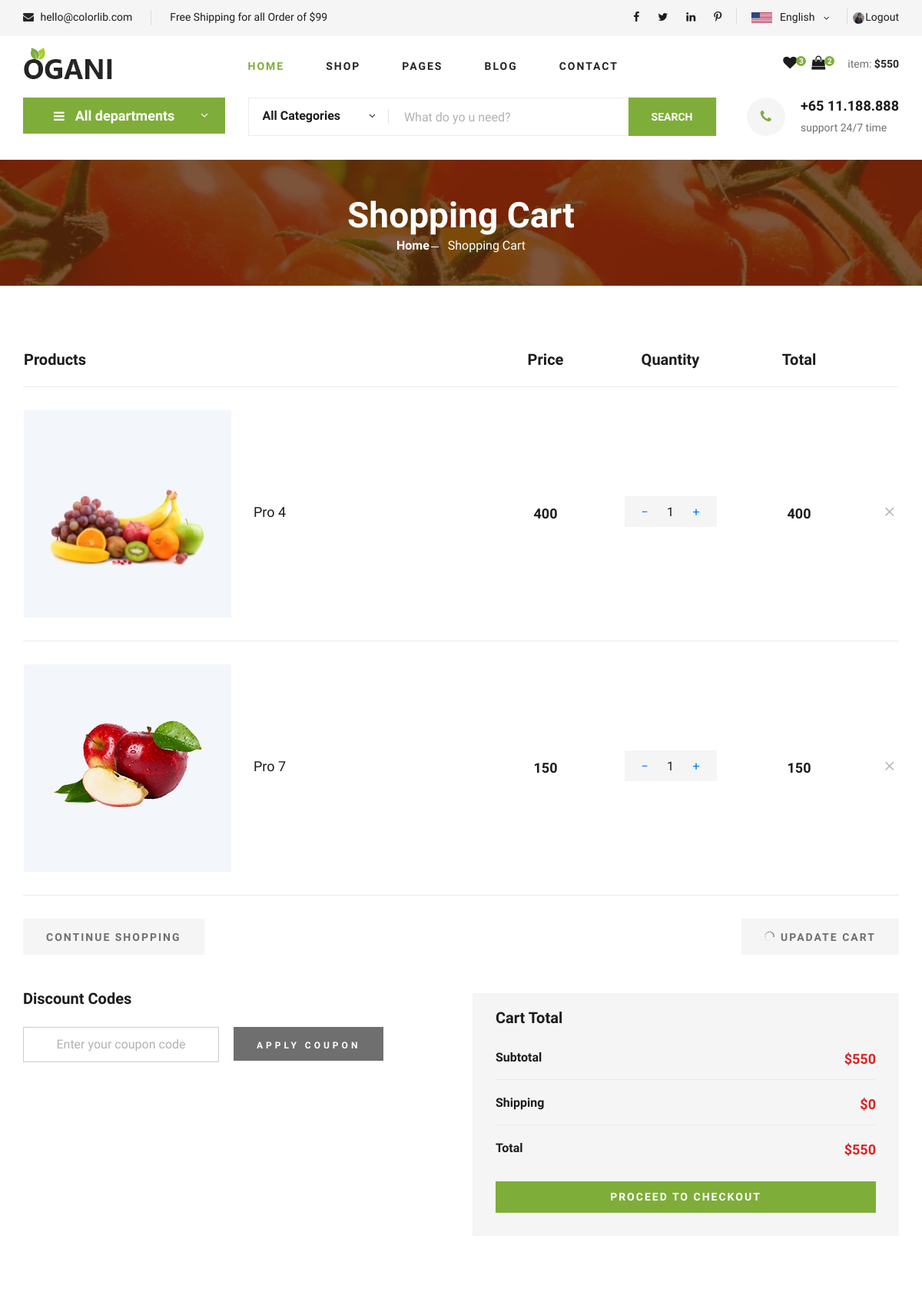
The page /shoping_cart (signed in, upper part) on the database as committed earlier.
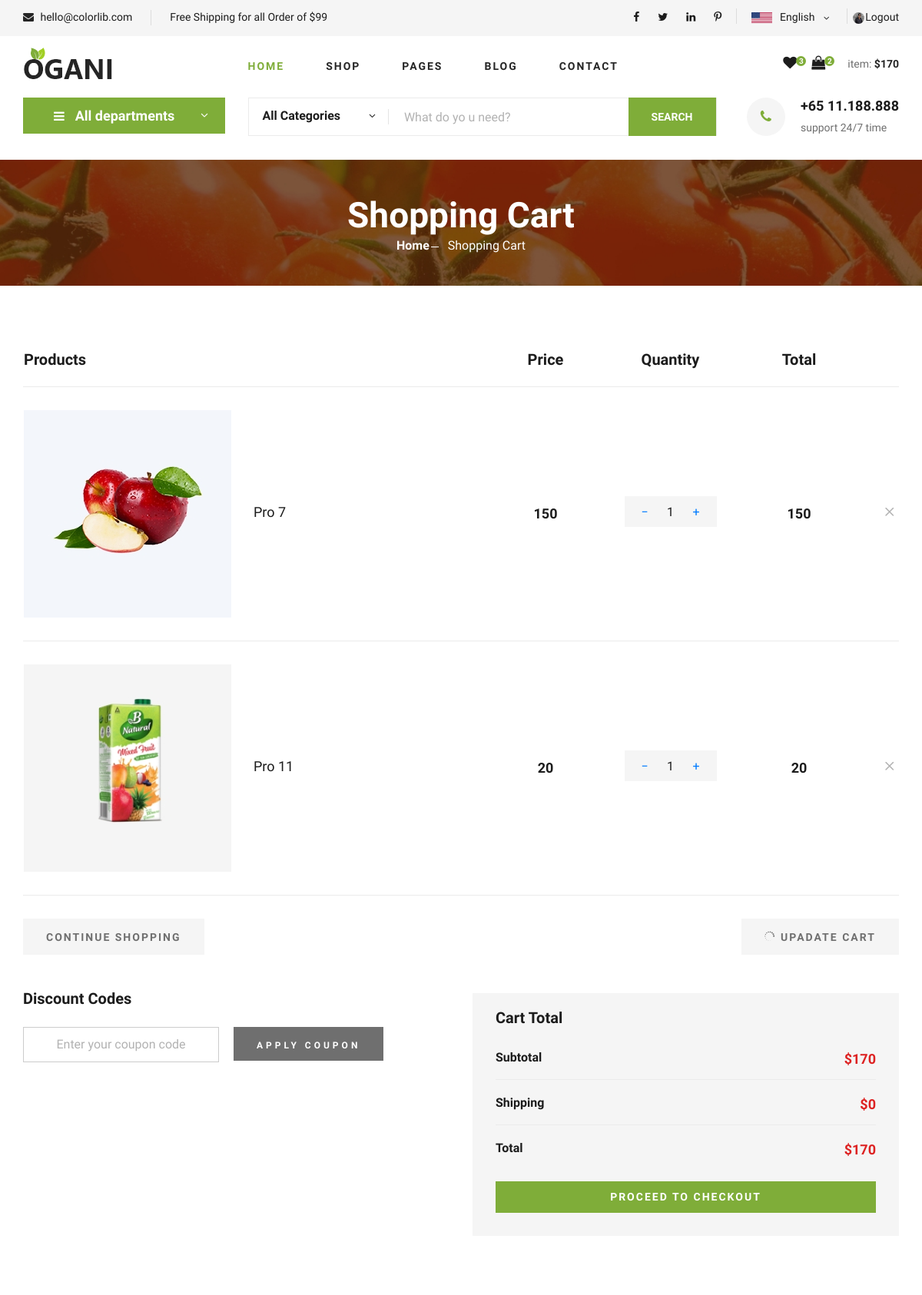
The same page on the database as committed later.
### myapp/models.py (models this page shows, shortened)
class cart(models.Model):
    user=models.ForeignKey(user,on_delete=models.CASCADE)
    product=models.ForeignKey(product,on_delete=models.CASCADE)
    qty=models.IntegerField(default=1)
    total_price=models.IntegerField(default=1)
    added_at=models.DateTimeField(auto_now_add=True)
    order_status=models.BooleanField(default=False)

class product(models.Model):
    name=models.CharField(max_length=100)
    price = models.IntegerField()
    image=models.ImageField(upload_to="image")
    category=models.ForeignKey(category,on_delete=models.CASCADE,blank=True,null=True)

### myapp/views.py (the view)
# urls.py: path('shoping_cart', views.shoping_cart, name='shoping_cart'),
def shoping_cart(request):
    if 'username' not in request.session:
        return redirect('login')
    uid=user.objects.get(username=request.session['username'])
    wid_count=wishlist.objects.filter(user=uid).count()
    cid_count=cart.objects.filter(user=uid,order_status=False).count()
    pid = product.objects.all().order_by("-id")
    shop_items = cart.objects.filter(user=uid,order_status=False).select_related('product')
    l1=[i.total_price for i in shop_items]
    sub_total=sum(l1)
    if sub_total == 0:
        shipping=0
    elif sub_total > 99:
        shipping=0
    else:
        shipping=20
    total=sub_total+shipping
    cid=category.objects.all().order_by("-id")
    contaxt={
            "cid":cid,
            "shop_items": shop_items,
            "sub_total": sub_total,
            "shipping": shipping,
            "total": total,
            "wid_count": wid_count,
            "cid_count": cid_count,
            "uid":uid,
            "pid":pid,
        }
    return render(request,"shoping_cart.html", contaxt)

### myapp/templates/shoping_cart.html (shortened to what the changed rows need)
{% load static %}
<!DOCTYPE html>
<html lang="zxx">
<head>
    <link rel="stylesheet" href="{% static 'css/bootstrap.min.css' %}" type="text/css">
    <link rel="stylesheet" href="{% static 'css/font-awesome.min.css' %}" type="text/css">
    <link rel="stylesheet" href="{% static 'css/elegant-icons.css' %}" type="text/css">
    <link rel="stylesheet" href="{% static 'css/nice-select.css' %}" type="text/css">
    <link rel="stylesheet" href="{% static 'css/jquery-ui.min.css' %}" type="text/css">
    <link rel="stylesheet" href="{% static 'css/owl.carousel.min.css' %}" type="text/css">
    <link rel="stylesheet" href="{% static 'css/slicknav.min.css' %}" type="text/css">
    <link rel="stylesheet" href="{% static 'css/style.css' %}" type="text/css">
</head>
<body>
    <header class="header">
        <div class="container">
            <div class="row">
                <div class="col-lg-3">
                    <div class="header__cart">
                        <div class="header__cart__price">item: <span>${{total}}</span></div>
                    </div>
                </div>
            </div>
        </div>
    </header>
    <section class="breadcrumb-section set-bg" data-setbg="{% static 'img/breadcrumb.jpg' %}">
        <div class="container">
            <div class="row">
                <div class="col-lg-12 text-center">
                    <div class="breadcrumb__text">
                        <h2>Shopping Cart</h2>
                    </div>
                </div>
            </div>
        </div>
    </section>
    <section class="shoping-cart spad">
        <div class="container">
            <div class="row">
                <div class="col-lg-12">
                    <div class="shoping__cart__table">
                        <table>
                            <thead>
                                <tr>
                                    <th class="shoping__product">Products</th>
                                    <th>Price</th>
                                    <th>Quantity</th>
                                    <th>Total</th>
                                    <th></th>
                                </tr>
                            </thead>
                            <tbody>
                                {% for item in shop_items %}
                                <tr>
                                    <td class="shoping__cart__item">
                                        <img src="{{item.product.image}}" alt="">
                                        <h5>{{ item.product.name }}</h5>
                                    </td>
                                    <td class="shoping__cart__price">
                                        {{ item.product.price }}
                                    </td>
                                    <td class="shoping__cart__quantity">
                                        <div class="quantity">
                                            <div class="pro-qty">
                                                <a href="{% url 'cart_minus' item.id %}" class="qty-btn">−</a>
                                                <input type="text" value="{{ item.qty }}" class="qty-input" readonly>
                                                <a href="{% url 'cart_plus' item.id %}" class="qty-btn">+</a>
                                            </div>
                                        </div>
                                    </td>
                                    <td class="shoping__cart__total">
                                        {{item.total_price}}
                                    </td>
                                    <td class="shoping__cart__item__close">
                                        <a href="{% url 'add_cart' item.product.id %}">
                                        <span class="icon_close"></span>
                                        </a>
                                    </td>
                                </tr>
                                {% endfor %}
                            </tbody>
                        </table>
                    </div>
                </div>
            </div>
            <div class="row">
                <div class="col-lg-6">
                    <div class="shoping__checkout">
                        <ul>
                            <li>Subtotal <span>${{sub_total}}</span></li>
                            <li>Total <span>${{total}}</span></li>
                        </ul>
                    </div>
                </div>
            </div>
        </div>
    </section>
</body>
</html>

Rows that differ between the two databases and show on the page:
removed cart: product.image (picture), product.name "Pro 4", product.price "400", qty "1", total_price "400"
added cart: product.image (picture), product.name "Pro 11", product.price "20", qty "1", total_price "20"
Other text that changed with them:
{{ total }}: "550" → "170"
{{ sub_total }}: "550" → "170"
